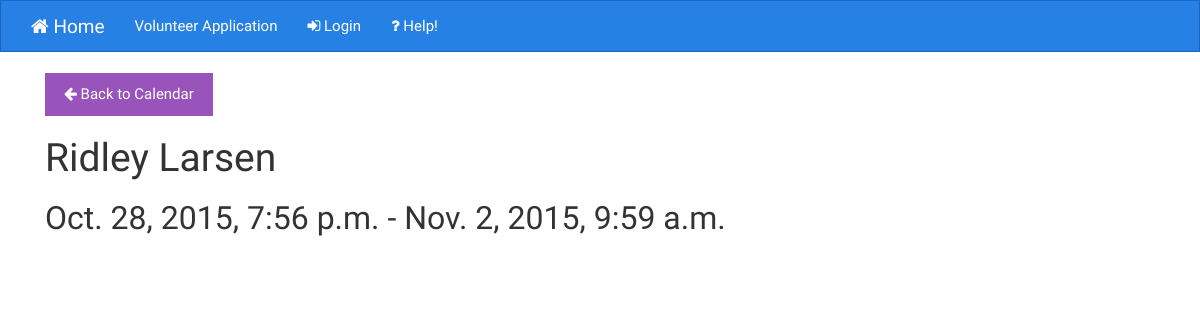
The page /event/11/ on the database its author committed.
### project7/timeclock/models.py (models this page shows, shortened)
class Volunteer(models.Model):
    user = models.OneToOneField(User, blank=True, null=True)
    name = models.CharField(max_length=128)
    photo = models.ImageField(upload_to='photos/%Y/%m/%d', blank=True, null=True)
    birthday = models.DateField(blank=True, null=True)
    date = models.DateField(auto_now_add=True)
    address = models.CharField(max_length=128)
    address_2 = models.CharField(max_length=128, blank=True, null=True)
    active = models.BooleanField(default=False, blank=True)
    city = models.CharField(max_length=64, blank=True, null=True)
    state = models.CharField(max_length=2, blank=True, null=True)
    zip_code = models.CharField(max_length=10, blank=True, null=True)
    phone = models.CharField(max_length=24, blank=True, null=True)
    email = models.EmailField(blank=True, null=True)
    emergency_contact = models.CharField(max_length=128, blank=True, null=True)
    emergency_contact_phone = models.CharField(max_length=24, blank=True, null=True)
    emergency_contact_relationship = models.CharField(max_length=24, blank=True, null=True)
    class Meta:
        verbose_name = 'Volunteer'
        verbose_name_plural = 'Volunteers'
    def active_recently(self):
        evts = Event.objects.filter(user=self.user)
        past = timezone.now()
        past = past - relativedelta(days=30)
        evts = evts.filter(time_in__gte=past)
        return evts.count() > 0
    active_recently.boolean = True

class Event(models.Model):
    user = models.ForeignKey(User, blank=True, null=True)
    time_in = models.DateTimeField()
    time_out = models.DateTimeField(blank=True, null=True)
    notes = models.TextField(blank=True, null=True)

### project7/timeclock/views.py (the view)
# urls.py: url(r'^event/(?P<pk>\d+)/$', EventDetailView.as_view(), name="event_detail"),
class EventDetailView(DetailView):
    model = Event
    template_name = 'event/detail.html'
    def get_context_data(self, **kwargs):
        context = super(EventDetailView, self).get_context_data(**kwargs)
        try:
            context['volunteer'] = Volunteer.objects.get(user=self.get_object().user)
        except:
            if self.request.user.is_staff:
                messages.error(self.request, 'You do not have volunteer information associated with your account. Please see the volunteer coordinator for assistance.')
        return context

### project7/timeclock/context_processors.py (called while the page is built, shortened)
def clocked_in(request):
    clocked_in = False
    event = None
    notes_form = None
    return {
        'clocked_in': clocked_in,
        'event': event,
        'notes_form': notes_form,
    }

### project7/timeclock/templates/event/detail.html (shortened to what this page needs)
{% extends 'base.html' %}
{% block content %}
<div class="col-xs-10">
  <p>
    <a href="{% url 'event_calendar' %}" class="btn btn-info"><i class="fa fa-arrow-left"></i> Back to Calendar</a>
  </p>
  <h1>{{ volunteer.name }}</h1>
  {% if object.time_in.date == object.time_out.date %}
    <h2>{{ object.time_in.date }}: {{ object.time_in.time }} - {{ object.time_out.time }}</h2>
  {% else %}
    <h2>{{ object.time_in }}{% if object.time_out %} - {{ object.time_out }}{% endif %}</h2>
  {% endif %}
</div>
{% endblock content %}

### project7/timeclock/templates/base.html (style rules this page uses)
body { padding-bottom: 100px; }

### rows shown on the page
Volunteer: name "Ridley Larsen"
Event: time_in "Oct. 28, 2015, 7:56 p.m.", time_out "Nov. 2, 2015, 9:59 a.m."
